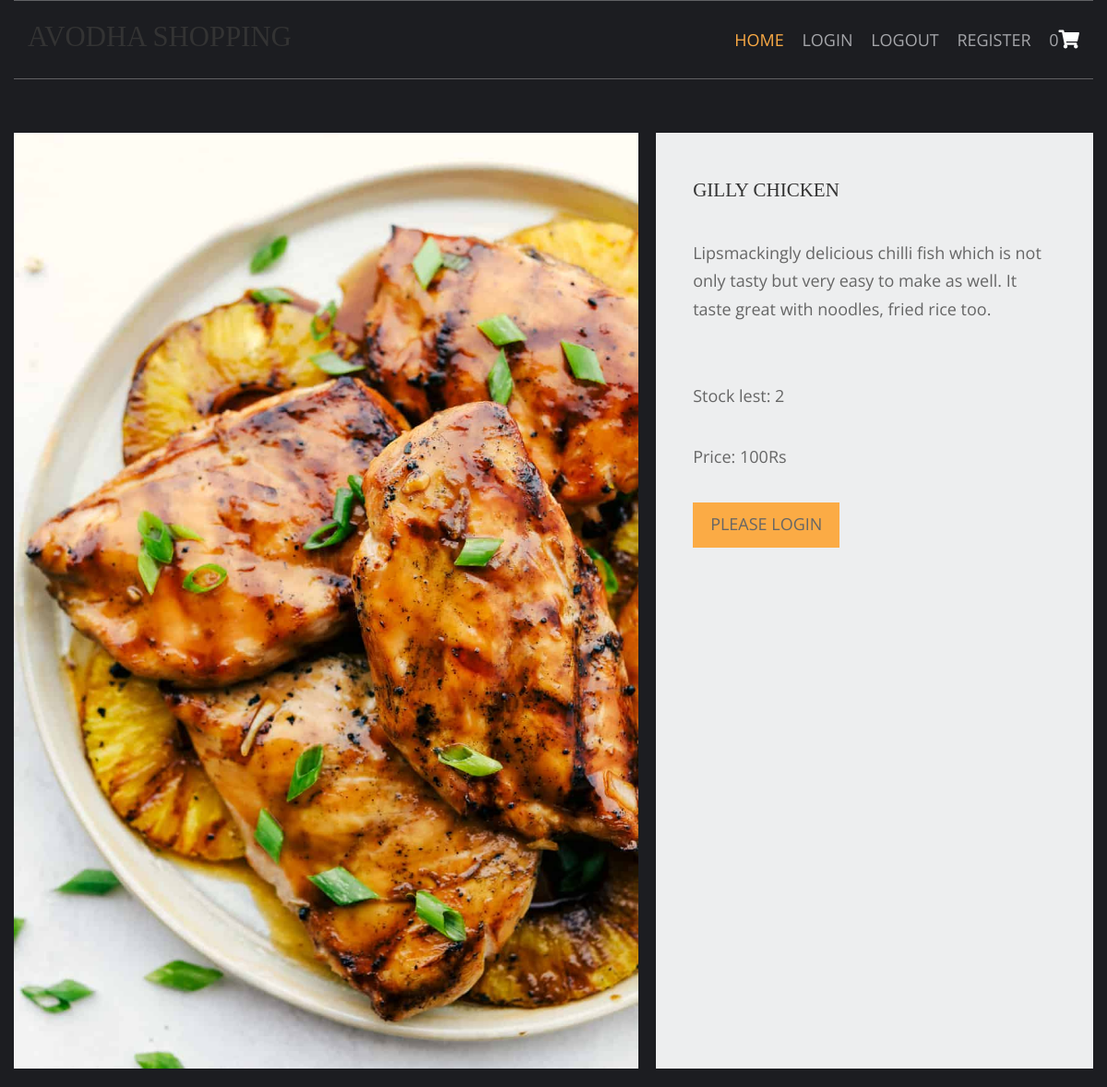
The app's page /chicken-receipes/gilly-chicken with its own data.
### shop/models.py (models this page shows, shortened)
class products(models.Model):
    name=models.CharField(max_length=250,unique=True)
    slug=models.SlugField(max_length=250,unique=True)
    img=models.ImageField(upload_to='product')
    des=models.TextField()
    stock=models.IntegerField()
    available=models.BooleanField()
    price=models.IntegerField()
    category=models.ForeignKey(catag,on_delete=models.CASCADE)

### shop/views.py (the view)
# urls.py: path('<slug:c_slug>/<slug:product_slug>',views.prodDetails,name='details'),
def prodDetails(request,c_slug,product_slug):
    try:
        prod=products.objects.get(category__slug=c_slug,slug=product_slug)
    except Exception as e:
        raise e
    return render(request,'item.html',{'pr':prod})

### cart/context_processor.py (called while the page is built)
def count(request):
    item_count = 0
    if 'admin' in request.path:
        return {}
    else:
        try:
            ct=cartlist.objects.filter(cartid=c_id(request))
            cti=items.objects.all().filter(cartss=ct[:1])
            for c in cti:
                item_count += c.quantity
        except cartlist.DoesNotExist:
            item_count=0
        return dict(itc=item_count)

### cart/views.py (called while the page is built)
def c_id(request):
    ct_id=request.session.session_key
    if not ct_id:
        ct_id=request.session.create()
    return ct_id

### templates/item.html (shortened to what this page needs)
{% extends 'base.html' %}
{% load static %}
{% block content %}
<html lang="en">
<head>
    <link href="{% static 'pr/fontawesome/css/all.min.css' %}" rel="stylesheet" />
    <link href="{% static 'pr/css/templatemo-comparto.css' %}" rel="stylesheet" />
</head>
<body>
  <br><br>
        <section class="tm-mb-1" id="about">
            <div class="tm-row tm-about-row">
                <div class="tm-section-1-l">
                    <img src={{pr.img.url}} alt="About image" class="tm-img-responsive">
                </div>
                <article class="tm-section-1-r tm-bg-color-8">
                    <h2 class="tm-mb-2 tm-title-color">{{pr.name}}</h2>
                    <p>{{pr.des}}</p><br>
                    <p>Stock lest: {{pr.stock}}</p>
                    <p>Price: {{pr.price}}Rs</p>
                    {% if pr.stock <= 0 %}
                    <h1 style="color:red">No stock left</h1>
                    {% else %}
                    {% if user.is_authenticated %}
                    <a href="{% url 'addcart' pr.id %}" class="tm-btn tm-btn-1 tm-link-to-services">Add to cart</a>
                    {% else %}
                            <div class="btn"><a href="/">Please Login</a> </div>
                    {% endif %}
                    {% endif %}
                </article>
            </div>
        </section>
</body>
</html>
{% endblock %}

### static/hm/layout/styles/layout.css (style rules this page uses)
*, *::before, *::after { transition:all .3s ease-in-out; }
body { color:#A5A6AA; background-color:#1C1D21; }
a { color:#FBAB45; }
.btn, .btn.inverse:hover { color:#FFFFFF; background-color:#FBAB45; border-color:#FBAB45; }

### static/pr/css/templatemo-comparto.css (style rules this page uses)
*, *::before, *::after { box-sizing: border-box; outline: none; }
ul, h1, h2, h3, h4, p, figure { padding: 0; margin: 0; }
body { font-family: 'Open Sans', Arial, sans-serif; font-size: 18px; overflow-x: hidden; padding-left: 15px; padding-right: 15px; margin: 0; }
h2 { font-size: 1.5rem; }
a { transition: all 0.3s ease; text-decoration: none; }
p { color: #666; line-height: 1.7; margin-bottom: 35px; }
h1, h2, h3, h4, h5, h6 { color: #333; }
.tm-mb-1 { margin-bottom: 20px; }
.tm-mb-2 { margin-bottom: 40px; }
.tm-bg-color-8 { background-color: #EDEEEF; }
.tm-img-responsive { max-width: 100%; height: auto; }
.tm-section-1-l { width: 57.85%; margin-right: 1.65%; }
.tm-section-1-r { padding: 50px 40px; width: 40.5%; }
.tm-row { display: flex; }
a { color: #666; }

### static/hm/layout/styles/framework.css (style rules this page uses)
html { overflow-y:scroll; overflow-x:hidden; }
html, body { margin:0; padding:0; font-size:14px; line-height:1.6em; }
*, *::before, *::after { box-sizing:border-box; }
.btn { display:inline-block; padding:8px 18px 10px; text-transform:uppercase; border:1px solid; }
a { outline:none; text-decoration:none; }
img { width:auto; max-width:100%; height:auto; margin:0; padding:0; border:none; line-height:normal; vertical-align:middle; }
body, input, textarea, select { font-family:Verdana, Geneva, sans-serif; }
h1, h2, h3, h4, h5, h6, .heading { font-family:Georgia, "Times New Roman", Times, serif; }
::placeholder { opacity:1; }
h1, h2, h3, h4, h5, h6, .heading { margin:0 0 20px 0; font-size:1.4rem; line-height:normal; font-weight:normal; text-transform:uppercase; }
address, article, aside, figcaption, figure, footer, header, main, nav, section { display:block; margin:0; padding:0; }

### records on screen
products: img (picture), name "GILLY CHICKEN", des "Lipsmackingly delicious chilli fish which is not only tasty but very easy to make as well. It taste great with noodles, fried rice too.", stock "2", price "100"

### other values on screen
{{ itc }} "0"
